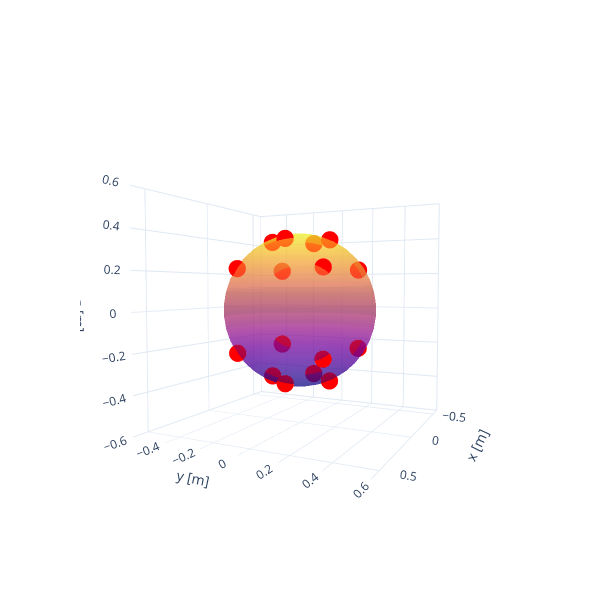

Source (notebook cell):
### Code cell
configuration2 = {
    "string": {
        "module_number": 1,
        "module_distance": 50
    },
    "pmt": {
        "efficiency": 0.4
    },
    "module": {
        "radius": 0.4
    },
    "geometry": {
        "type": "single",
        "side_length": 100,
    },
    "seed": 4545
}

detector_service2 = DetectorBuilderService()

detector_configuration2 = DetectorConfiguration.parse_obj(configuration2)

detector2 = detector_service2.get(detector_configuration2)


fig2 = go.Figure(
    data=[go.Surface(x=x_pns_surface, y=y_pns_surface, z=z_pns_suraface, opacity=.5, autocolorscale=False, showscale=False)] + get_detector_scatter3ds(detector2, True, False, size=6, pmt_opacity=1.0)
)

camera = dict(
    eye=dict(x=2, y=1, z=0.1)
)

def ms(x, y, z, radius, resolution=20):
    """Return the coordinates for plotting a sphere centered at (x,y,z)"""
    u, v = np.mgrid[0:2*np.pi:resolution*2j, 0:np.pi:resolution*1j]
    X = radius * np.cos(u)*np.sin(v) + x
    Y = radius * np.sin(u)*np.sin(v) + y
    Z = radius * np.cos(v) + z
    return (X, Y, Z)

(x_pns_surface, y_pns_surface, z_pns_suraface) = ms(0, 0, 0, configuration2["module"]["radius"])

axis_range = [-1.5*configuration2["module"]["radius"],1.5*configuration2["module"]["radius"]]
fig2.update_layout(
    autosize=False,
    width=600,
    height=600,
    scene=go.layout.Scene(
        xaxis=go.layout.scene.XAxis(title='x [m]', range=axis_range),
        yaxis=go.layout.scene.YAxis(title='y [m]', range=axis_range),
        zaxis=go.layout.scene.ZAxis(title='z [m]', range=axis_range)
    ),
    scene_camera=camera,
    template='plotly_white'
)
fig2

### Figure 1 — Plotly figure (JSON) as saved in the notebook; plotly's stock layout.template omitted (floating-point values rounded to 4 significant figures; data arrays with more than 128 entries replaced by an {"elided": "..."} marker saying what was removed)
{"data": [{"autocolorscale": false, "opacity": 0.5, "showscale": false, "type": "surface", "x": {"elided": "40x20 float values"}, "y": {"elided": "40x20 float values"}, "z": {"elided": "40x20 float values"}}, {"marker": {"color": "red", "colorscale": [[0, "#000004"], [0.1111, "#1b0c41"], [0.2222, "#4a0c6b"], [0.3333, "#781c6d"], [0.4444, "#a52c60"], [0.5556, "#cf4446"], [0.6667, "#ed6925"], [0.7778, "#fb9b06"], [0.8889, "#f7d13d"], [1, "#fcffa4"]], "opacity": 1, "size": 6}, "mode": "markers", "name": "PMTs", "type": "scatter3d", "x": [0.169, 0.169, 0.2385, 0.2385, 1.035e-17, 1.035e-17, -0.2385, -0.2385, -0.169, -0.169, -0.2385, -0.2385, -3.105e-17, -3.105e-17, 0.2385, 0.2385], "y": [0, 0, 0.2385, 0.2385, 0.169, 0.169, 0.2385, 0.2385, 2.07e-17, 2.07e-17, -0.2385, -0.2385, -0.169, -0.169, -0.2385, -0.2385], "z": [-0.3625, 0.3625, -0.2149, 0.2149, -0.3625, 0.3625, -0.2149, 0.2149, -0.3625, 0.3625, -0.2149, 0.2149, -0.3625, 0.3625, -0.2149, 0.2149]}], "layout": {"autosize": false, "height": 600, "scene": {"aspectmode": "auto", "aspectratio": {"x": 0.9981, "y": 0.9989, "z": 1.003}, "camera": {"eye": {"x": 2, "y": 1, "z": 0.1}}, "xaxis": {"range": [-0.6, 0.6], "title": {"text": "x [m]"}, "type": "linear"}, "yaxis": {"range": [-0.6, 0.6], "title": {"text": "y [m]"}, "type": "linear"}, "zaxis": {"range": [-0.6, 0.6], "title": {"text": "z [m]"}, "type": "linear"}}, "width": 600}}
